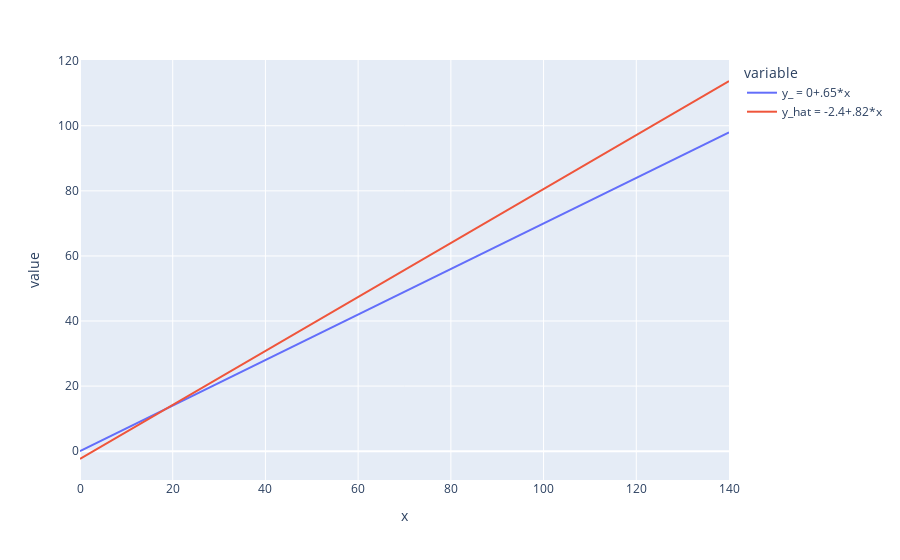

The code cell stored with this chart in its notebook:
### Code cell
fig = px.line(line_models_tall, x="x", y="value", color='variable')
fig.show()

### Figure 1 — Plotly figure (JSON) as saved in the notebook; plotly's stock layout.template omitted (floating-point values rounded to 4 significant figures; data arrays with more than 128 entries replaced by an {"elided": "..."} marker saying what was removed)
{"data": [{"hovertemplate": "variable=y_ = 0+.65*x<br>x=%{x}<br>value=%{y}<extra></extra>", "legendgroup": "y_ = 0+.65*x", "line": {"color": "#636efa", "dash": "solid"}, "marker": {"symbol": "circle"}, "mode": "lines", "name": "y_ = 0+.65*x", "orientation": "v", "showlegend": true, "type": "scatter", "x": {"elided": "141 int values"}, "xaxis": "x", "y": {"elided": "141 float values"}, "yaxis": "y"}, {"hovertemplate": "variable=y_hat = -2.4+.82*x<br>x=%{x}<br>value=%{y}<extra></extra>", "legendgroup": "y_hat = -2.4+.82*x", "line": {"color": "#EF553B", "dash": "solid"}, "marker": {"symbol": "circle"}, "mode": "lines", "name": "y_hat = -2.4+.82*x", "orientation": "v", "showlegend": true, "type": "scatter", "x": {"elided": "141 int values"}, "xaxis": "x", "y": {"elided": "141 float values"}, "yaxis": "y"}], "layout": {"legend": {"title": {"text": "variable"}, "tracegroupgap": 0}, "margin": {"t": 60}, "xaxis": {"anchor": "y", "domain": [0, 1], "title": {"text": "x"}}, "yaxis": {"anchor": "x", "domain": [0, 1], "title": {"text": "value"}}}}
